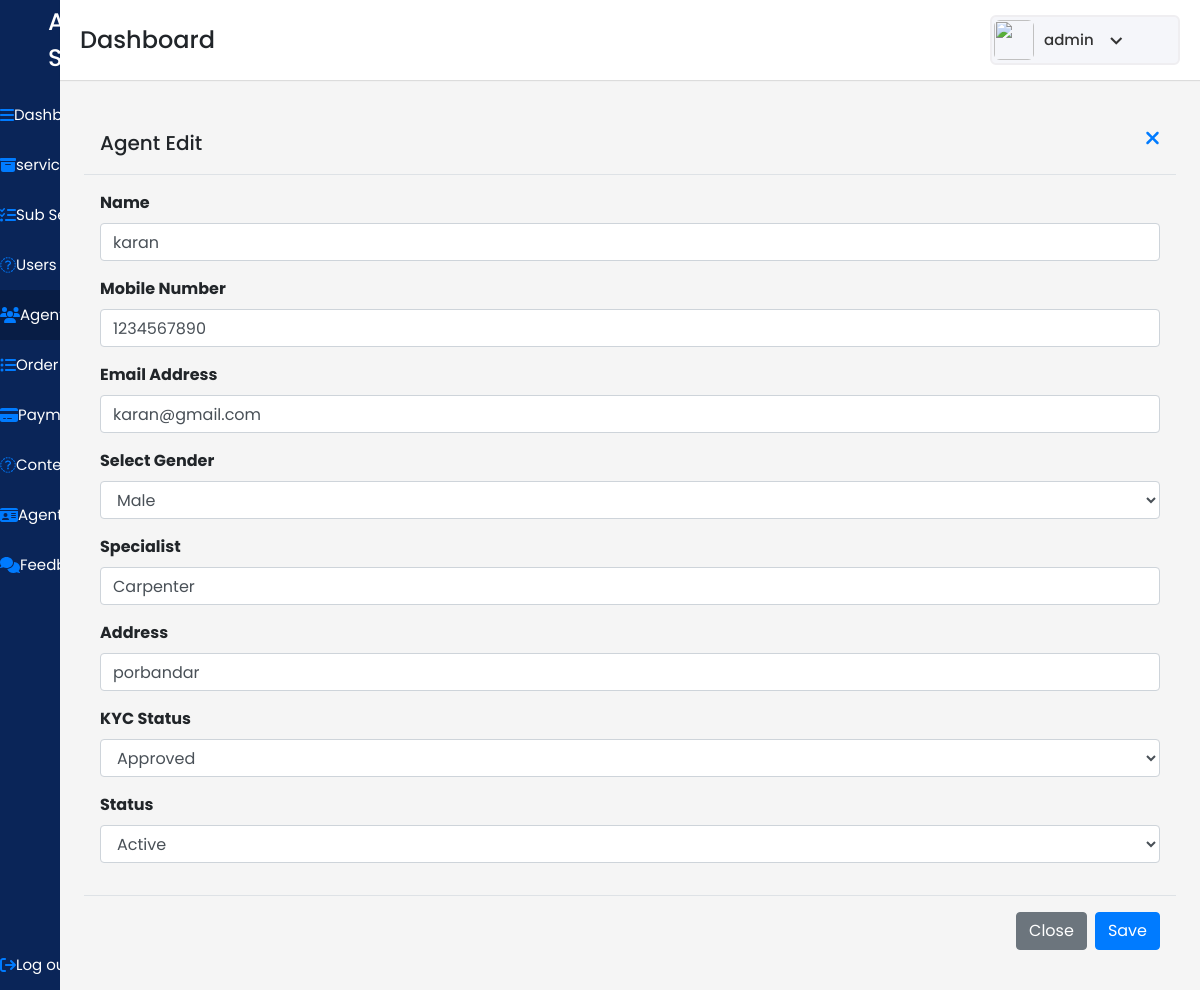
Page /admindash/agentedit/1/ (signed in) on the committed database.
### user/models.py (models this page shows)
class Agent(models.Model):
    agentid=models.IntegerField(primary_key=True)
    agentname=models.CharField(max_length=30,null=FALSE)
    agentemail=models.EmailField(max_length=20,null=FALSE)
    agentmobileno=models.CharField(max_length=10,null=FALSE)
    agentgender=models.CharField(max_length=5,null=FALSE)
    agentaddress=models.CharField(max_length=200,null=FALSE)
    agentspealist=models.CharField(max_length=200,null=FALSE)
    agentstutas=models.BooleanField(max_length=5,null=FALSE)
    agentkycstutas=models.BooleanField(max_length=5)
    agentpassword=models.CharField(max_length=20,null=FALSE)

### adminpan/views.py (the view)
# urls.py: path('agentedit/<int:id>/',views.agentedit,name='agentedit'),
@login_required(login_url="/login/")
def agentedit(request,id):
    agentdata=Agent.objects.get(pk=id)
    context={'Agentdata':agentdata}
    return render(request,'agent-edit.html',context)

### adminpan/templates/agent-edit.html (shortened to what this page needs)
{% load static %}
<!DOCTYPE html>
<html lang="en" dir="ltr">
  <head>
    <link rel="stylesheet" href="{% static "./style.css" %}">
   <link href="{% static "https://unpkg.com/boxicons@2.0.7/css/boxicons.min.css" %}" rel='stylesheet'>
    <link rel="stylesheet" href="{% static "path/to/font-awesome/css/font-awesome.min.css"  %}">
    <link href="{% static "https://cdn.jsdelivr.net/npm/bootstrap@5.1.3/dist/css/bootstrap.min.css"  %}" rel="stylesheet">
    <link href="{% static "https://cdn.jsdelivr.net/npm/bootstrap@5.1.3/dist/css/bootstrap.min.css" %}" rel="stylesheet">
    <link rel="stylesheet" href="{% static "./css/bootstrap.min.css" %}">
    <link href="{% static "https://stackpath.bootstrapcdn.com/bootstrap/4.4.1/css/bootstrap.min.css" %}" rel="stylesheet"/>
  </head>
<body>
  <div class="sidebar">
    <div class="logo-details pl-5">
      <span class="logo_name">All in Services</span>
    </div>
      <ul class="nav-links">
        <li>
          <a href={% url 'adminpan' %}>
            <i class="fa fa-bars" aria-hidden="true"></i>
            <span class="links_name">Dashboard</span>
        </li>
        <li>
          <a href={% url 'services' %}>
            <i class="fa fa-archive" aria-hidden="true"></i>
            <span class="links_name">services</span>
        </li>
        <li>
          <a href={% url 'subservices' %}>
            <i class="fa fa-tasks" aria-hidden="true"></i>
            <span class="links_name">Sub Service</span>
        </li>
        <li>
          <a href={% url 'users' %}>
            <i class="fa fa-user-o" aria-hidden="true"></i>
            <span class="links_name">Users</span>
        </li>
        <li>
          <a href={% url 'agent' %} class="active">
            <i class="fa fa-users" aria-hidden="true"></i>
            <span class="links_name">Agent</span>
          </a>
        </li>
        <li>
          <a href={% url 'order' %}>
            <i class="fa fa-list-ul" aria-hidden="true"></i>
            <span class="links_name">Order list</span>
        </li>
        <li>
          <a href={% url 'payment' %}>
            <i class="fa fa-credit-card-alt" aria-hidden="true"></i>
            <span class="links_name">Payment</span>
        </li>
        <li>
          <a href={% url 'contectus' %}>
            <i class="fa fa-envelope-o" aria-hidden="true"></i>
            <span class="links_name">Contect Us</span>
        </li>
        <li>
          <a href={% url 'agentkyc' %}>
            <i class="fa fa-id-card" aria-hidden="true"></i>
            <span class="links_name">Agent KYC</span>
        </li>
        <li>
          <a href={% url 'feedback' %}>
            <i class="fa fa-comments" aria-hidden="true"></i>
            <span class="links_name">Feedback</span>
        </li>
        <li class="log_out">
          {% if request.user.is_authenticated %}
          <a href="{% url 'logout' %}" >
            <i class="fa fa-sign-out" aria-hidden="true"></i>
            <span class="links_name">Log out</span>
          </a>
          {% endif %}
        </li>
      </ul>
    </div>
  <section class="home-section">
    <nav>
      <div class="sidebar-button">
        <span class="dashboard">Dashboard</span>
      </div>
      <div class="profile-details">
        <img src={% static "./images/All_in_one2.png" %} alt="">
        <span class="admin_name">{{user.username}}</span>
        <i class='bx bx-chevron-down' ></i>
      </div>
    </nav>
      <section>
        <section id="users" class="p-4" >
        <div class="modal-header mt-5">
          <h5 class="modal-title" id="exampleModalLabel">Agent Edit</h5>
          <a type="button" class="btn-close" href={% url 'agentupdate' %}><i class="fa fa-times" aria-hidden="true" style="font-size: 20px;"></i></a>
        </div>
        <div class="modal-body">
            <form method="POST" action="{% url 'agentupdate'%}">
                <div class="form-group">
                   <label><b>Name</b></label>
                   <input type="text" name="uname" class="form-control" value="{{Agentdata.agentname}}" placeholder="Enter Your Name" required>
                  </div>
              <div class="form-group">
                 <label><b>Mobile Number</b></label>
                 <input type="text"  name="mno" class="form-control" value="{{Agentdata.agentmobileno}}" placeholder="Mobile Number" required>
              </div>
                <div class="form-group">
                   <label><b>Email Address</b></label>
                   <input type="email"  name="email" class="form-control" value="{{Agentdata.agentemail}}"  placeholder="Email Address" required>
                </div>
              <div class="form-group">
                 <label><b>Select Gender</b></label>
                 <select required class="form-outline form-control flex-fill mb-0 dropdown-toggle" name="Gender"
                   aria-labelledby="dropdownMenuButton1" required>
                  <option value="Male"> Male</option>
                 </select>
              </div>
              <div class="form-group">
                 <label><b>Specialist</b></label>
                 <input type="text-box" class="form-control" name="Specialist" value="{{Agentdata.agentspealist}}"  placeholder="Specialist" required>
              </div>
              <div class="form-group">
                 <label><b>Address</b></label>
                 <input type="text-box" class="form-control" name="address" value="{{Agentdata.agentaddress}}" placeholder="Address" required>
              </div>
              <div class="form-group">
                 <label><b>KYC Status</b></label>
                 <select required class="form-outline form-control flex-fill mb-0 dropdown-toggle" name="kycStatus"
                 aria-labelledby="dropdownMenuButton1" required>
                 <option  value="True">Approved</option>
              </select>
              </div>
              <div class="form-group">
                <label><b>Status</b></label>
                <select required class="form-outline form-control flex-fill mb-0 dropdown-toggle" name="Status"
                 aria-labelledby="dropdownMenuButton1" required>
                 <option value="True">Active</option>
                </select>
              </div>
          </div>
        <div class="modal-footer">
          <a type="button" class="btn btn-secondary"  href={% url 'agent' %}>Close</a>
          <input type="submit" class="btn btn-primary" value="Save">
        </div>
</section>
</section>
</body>
</html>

### adminpan/static/style.css (style rules this page uses)
* { margin: 0; padding: 0; box-sizing: border-box; font-family: 'Poppins', sans-serif; }
.sidebar { position: fixed; height: 100%; width: 240px; background: #0A2558; transition: all 0.5s ease; }
.sidebar .logo-details { height: 80px; display: flex; align-items: center; }
.sidebar .logo-details .logo_name { color: #fff; font-size: 24px; font-weight: 500; }
.sidebar .nav-links { margin-top: 10px; }
.sidebar .nav-links li { position: relative; list-style: none; height: 50px; }
.sidebar .nav-links li a { height: 100%; width: 100%; display: flex; align-items: center; text-decoration: none; transition: all 0.4s ease; }
.sidebar .nav-links li a.active { background: #081D45; }
.sidebar .nav-links li a .links_name { color: #fff; font-size: 15px; font-weight: 400; white-space: nowrap; }
.sidebar .nav-links .log_out { position: absolute; bottom: 0; width: 100%; }
.home-section { position: relative; background: #f5f5f5; min-height: 100vh; width: calc(100% - 240px); left: 240px; transition: all 0.5s ease; }
.home-section nav { display: flex; justify-content: space-between; height: 80px; background: #fff; display: flex; align-items: center; position: fixed; width: calc(100% - 240px); left: 240px; z-index: 100; padding: 0 20px; box-shadow: 0 1px 1px rgba(0, 0, 0, 0.1); transition: all 0.5s ease; }
.home-section nav .sidebar-button { display: flex; align-items: center; font-size: 24px; font-weight: 500; }
.home-section nav .profile-details { display: flex; align-items: center; background: #F5F6FA; border: 2px solid #EFEEF1; border-radius: 6px; height: 50px; min-width: 190px; padding: 0 15px 0 2px; }
nav .profile-details img { height: 40px; width: 40px; border-radius: 6px; object-fit: cover; }
nav .profile-details .admin_name { font-size: 15px; font-weight: 500; color: #333; margin: 0 10px; white-space: nowrap; }
nav .profile-details i { font-size: 25px; color: #333; }
#users { margin-top: 40px; position: absolute; background: #f5f5f5; width: 100%; }
@media (max-width: 1240px) { .sidebar { width: 60px; } }
@media (max-width: 1240px) { .home-section { width: calc(100% - 60px); left: 60px; } }
@media (max-width: 1240px) { .home-section nav { width: calc(100% - 60px); left: 60px; } }

### rows in the picture
Agent: uname "karan", mno "1234567890", email "karan@gmail.com", Specialist "Carpenter", address "porbandar"

### other values in the picture
{{ user.username }} "admin"
